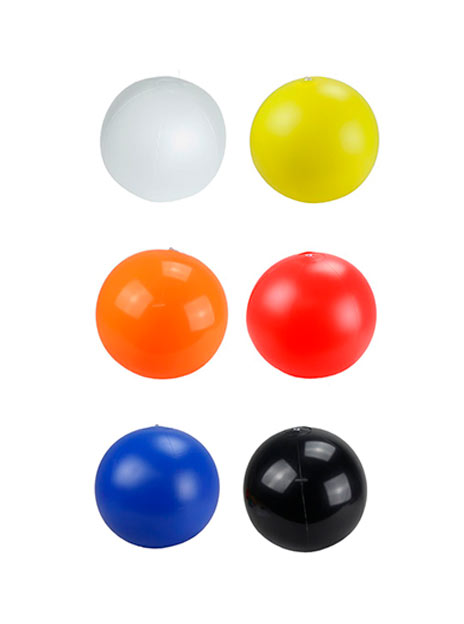
#> input picture PELOTASLISAS-COLORES.jpg, 464 x 624 px
$ jupyter execute Taller_1.ipynb
#> lines starting #> are read from the running program, lines starting #| are printed output that depends on the picture; after the words box and inside, x2 and y2 are one past the last pixel; in counts of white or black regions, pixels touching at a corner belong together
# Taller 1 Procesamiento de imagenes y visión
Autor : **Daniel Eduardo Ovalle Rosas**

*Descripción paso a paso*
1. Se cargarón las librerias de OpenCV y numpy para procesamiento de imagenes en python y manipular arreglos o matrices.
2. Cambio en el espacio de Color de la imagen de las pelotas lisas, con el objetivo de realizar segmentacion de color en el
espacio HSV y en escala de grises para quitarlas del fondo.

[cell 1]
import cv2 as cv
import numpy as np
import matplotlib.pyplot as plt

[cell 2]
img_original = cv.imread("PELOTASLISAS-COLORES.jpg")
#> img_original is the input picture: shape (624, 464, 3); mean B, G, R 211, 219.3, 233.1
#Cambio en los espacios de color (trabajare con escala de grises y HSV)
imgRGB =  cv.cvtColor(img_original,cv.COLOR_BGR2RGB)
img_gray = cv.cvtColor(img_original,cv.COLOR_BGR2GRAY)
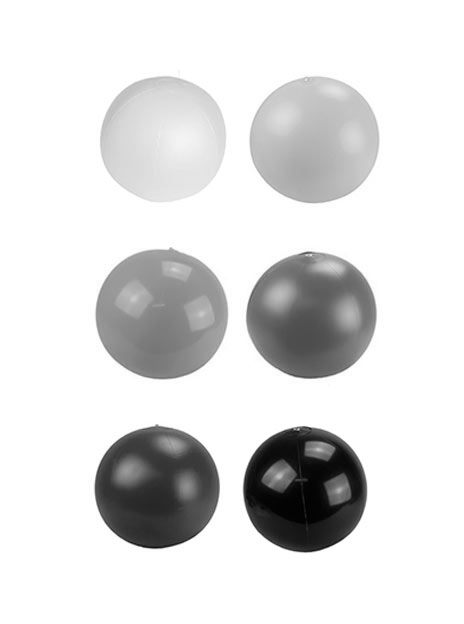
#> img_gray: shape (624, 464); min 0, max 255, mean 222.5
hsv_image = cv.cvtColor(img_original,cv.COLOR_BGR2HSV)
#> hsv_image: shape (624, 464, 3); mean H, S, V 18.1, 41.5, 239.8

3. En esta sección quite las pelotas de la imagen con el objetivo de quedarme con solo la mascara binaria.
Para esto realicé un proceso de umbralización, donde tome la imagen de las pelotas en escala de grises y le defini un umbral para dejar solo el fondo blanco. el resto toma un valor de 0.

Adicionalmente la convertí en una imagen de 3 canales. Esto para posteriormente poder realizar operaciones con las otras imagenes.

[cell 3]
#Imagen sin pelotas
ret, img_sbolas= cv.threshold(img_gray,243,255,cv.THRESH_BINARY)
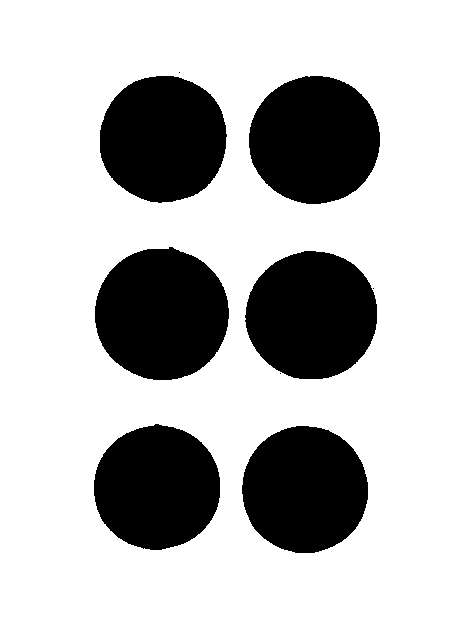
#> img_sbolas: shape (624, 464); 73% white; 9 black regions (3 under 20 px), largest, box (x1, y1, x2, y2) and area: (95, 247, 229, 380) 13932, (245, 251, 377, 379) 13279, (249, 76, 380, 204) 13184, (100, 76, 227, 203) 12743, (242, 426, 368, 553) 12590, (94, 424, 220, 550) 12376
mascara_img = np.ones_like(img_original)*255  #Creo un fondo blanco de 3 canales con el objetivo de aplicar la mascara al fondo
Sin_pelotas = cv.bitwise_and(mascara_img, mascara_img, mask=img_sbolas)   #Imagen sin pelotas de 3 canales. Para poder operarla
#> mascara_img: shape (624, 464, 3); every value is 255
cv.imshow("Imagen sin pelotas",Sin_pelotas)
dimension_Mascara =   Sin_pelotas.shape
#> dimension_Mascara = (624, 464, 3)
print("Dimensiones mascara",dimension_Mascara)
#| Dimensiones mascara (624, 464, 3)

cv.waitKey(0)
cv.destroyAllWindows()

Inicie con la segmentación por colores de la imagen. La idea es agregar una pelota una por una hasta completar 4.

Para esto tuve en cuenta el espacio de colores HSV, donde me base en la imagen "Espacio de Color HSV" encontrada en la carpeta.
Donde el valor de Hue en openCV toma valores de 0-180 , la saturación de 0-255 y value de 0-255.

A partir de esta imagen tome como criterio los valores de H,S,V correspondientes a cada color para tenerlos encuenta en mi umbral para obtener una mascara donde solo separe de la imagen la pelota con el color deseado.

Con la mascara de la imagen con el color deseado. Aplique un "and" entre las 2 imagenes para obtener una imagen con la pelota
que deseo separar.

Una vez con esto sumo la imagen donde esta la pelota separada con la mascara calculada en el inicio "la cual no tiene pelotas" y donde estaban las pelotas tiene un valor de 0, de este modo ese espacio se rellena con la pelota que deseo incluir en la imagen.

[cell 4]
Espacio_color_HSV = cv.imread("Espacio de Color HSV.png") #A partir de esta imagen definí los umbrales para H,S,V
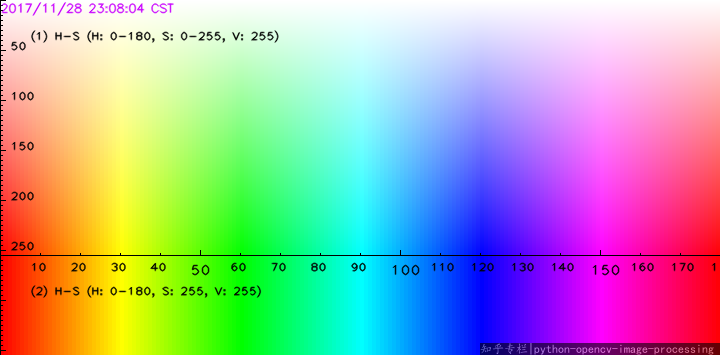
#> input picture Espacio de Color HSV.png, 720 x 355 px
#> Espacio_color_HSV is the input picture: shape (355, 720, 3); mean B, G, R 170.7, 171.1, 169.8

plt.figure(figsize=(10, 20))
plt.imshow(Espacio_color_HSV)
plt.xticks([])
plt.yticks([])

plt.title('Espacio de Color HSV')

[cell 5]
#Segmentación del color Naranja
orange_low = np.array([5, 60, 25])
orange_up = np.array([25, 255, 255])

orange_mask = cv.inRange(hsv_image,orange_low,orange_up)
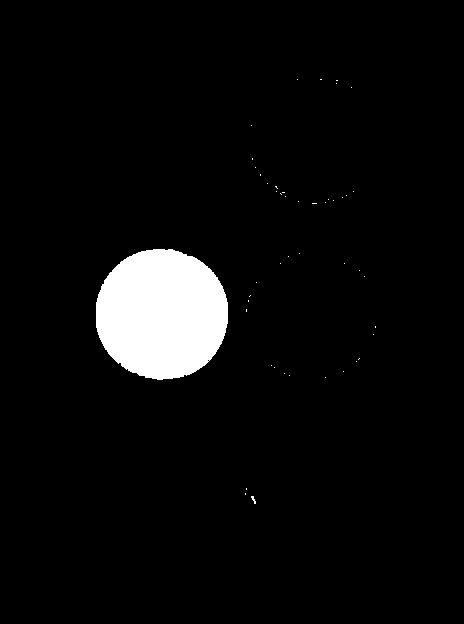
#> orange_mask: shape (624, 464); 4.8% white; 47 white regions (46 under 20 px), largest, box (x1, y1, x2, y2) and area: (96, 249, 228, 380) 13692

Naranjita =  cv.bitwise_and(img_original, img_original, mask= orange_mask)
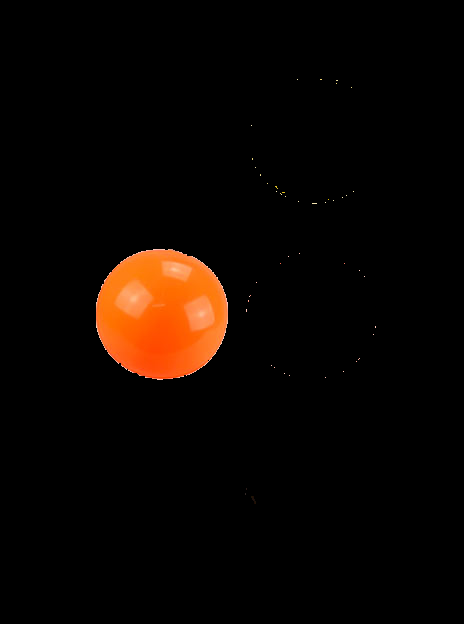
#> Naranjita: shape (624, 464, 3); mean B, G, R 1.5, 5.5, 12.1
dimension_Naranjita = Naranjita.shape
#> dimension_Naranjita = (624, 464, 3)

cv.imshow("BOLA NARANJA", Naranjita)
print("Dimensiones naranjita",dimension_Naranjita)
#| Dimensiones naranjita (624, 464, 3)

Resultado = cv.add(Naranjita,Sin_pelotas)
cv.imshow("Una Bola",Resultado)
cv.waitKey(0)
cv.destroyAllWindows()

[cell 6]
#Segmentación del Color Rojo tiene 2 umbrales
red_low =  np.array([0,60,25])
red_up = np.array([5,255,255])
red_low1 =  np.array([160,60,25])
red_up1 = np.array([180,255,255])

red_mask1 = cv.inRange(hsv_image,red_low,red_up)
#> red_mask1: shape (624, 464); 4.4% white; 30 white regions (29 under 20 px), largest, box (x1, y1, x2, y2) and area: (246, 251, 376, 379) 12564
red_mask2 = cv.inRange(hsv_image,red_low1,red_up1)
#> red_mask2: shape (624, 464); 0.18% white in thin lines or dots, all inside (x1, y1, x2, y2) = (135, 252, 377, 499)

Rojo1 =  cv.bitwise_and(img_original, img_original, mask= red_mask1)
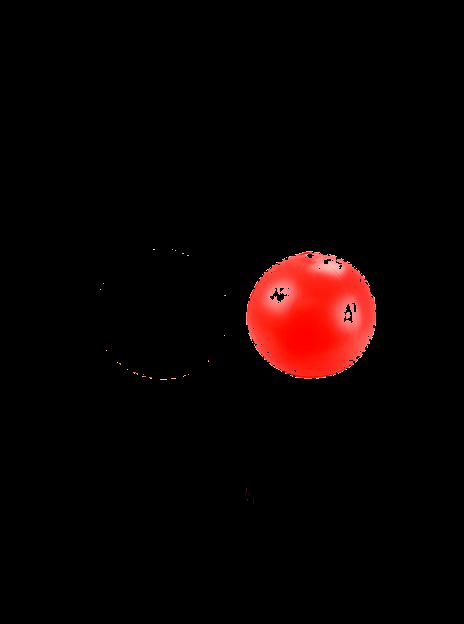
#> Rojo1: shape (624, 464, 3); mean B, G, R 2.1, 2.5, 11.1
Rojo2 =  cv.bitwise_and(img_original, img_original, mask= red_mask2)
Rojo = cv.add(Rojo1,Rojo2)

cv.imshow("Rojo1",Rojo1)
cv.imshow("Rojo2",Rojo2)
cv.imshow("ROJO BUENARDO",Rojo)

Resultado = cv.add(Rojo,Resultado)
cv.imshow("Dos Bolas",Resultado)

cv.waitKey(0)
cv.destroyAllWindows()

[cell 7]
#Segmentación del Color Azul
blue_low =  np.array([92,60,25])
blue_up = np.array([135,255,255])

blue_mask = cv.inRange(hsv_image,blue_low,blue_up)
#> blue_mask: shape (624, 464); 4.2% white; 57 white regions (54 under 20 px), largest, box (x1, y1, x2, y2) and area: (95, 425, 220, 549) 12043, (300, 439, 311, 457) 51, (351, 487, 355, 496) 20
Azul =  cv.bitwise_and(img_original, img_original, mask= blue_mask)
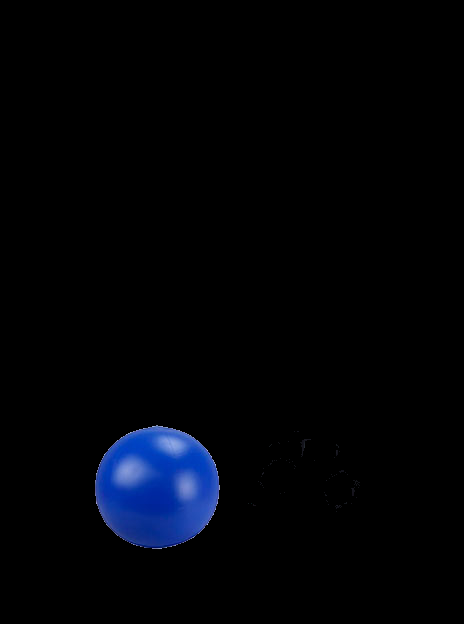
#> Azul: shape (624, 464, 3); mean B, G, R 7.3, 3, 1.3
cv.imshow("Azul",Azul)

Resultado = cv.add(Azul,Resultado)
cv.imshow("Tres Bolas",Resultado)

cv.waitKey(0)
cv.destroyAllWindows()

[cell 8]
#Segmentación del Color Amarillo
yellow_low =  np.array([25,60,25])
yellow_up = np.array([35,255,255])

yellow_mask = cv.inRange(hsv_image,yellow_low,yellow_up)
#> yellow_mask: shape (624, 464); 4.5% white; 1 white region, box (x1, y1, x2, y2) and area: (250, 76, 379, 203) 12943
Amarillo =  cv.bitwise_and(img_original, img_original, mask= yellow_mask)
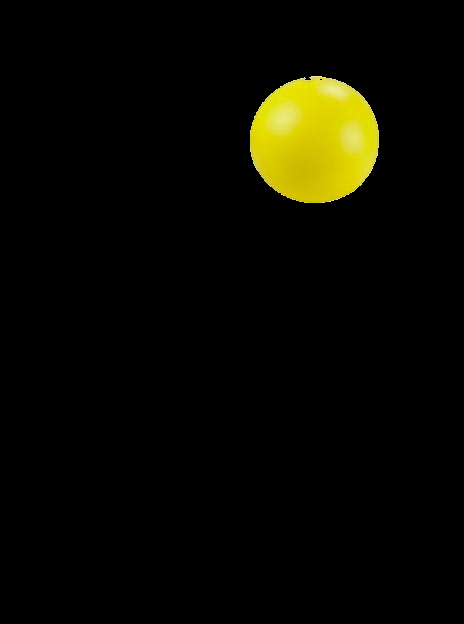
#> Amarillo: shape (624, 464, 3); mean B, G, R 1, 9.4, 9.9
cv.imshow("Negro",Amarillo)

Resultado = cv.add(Amarillo,Resultado)
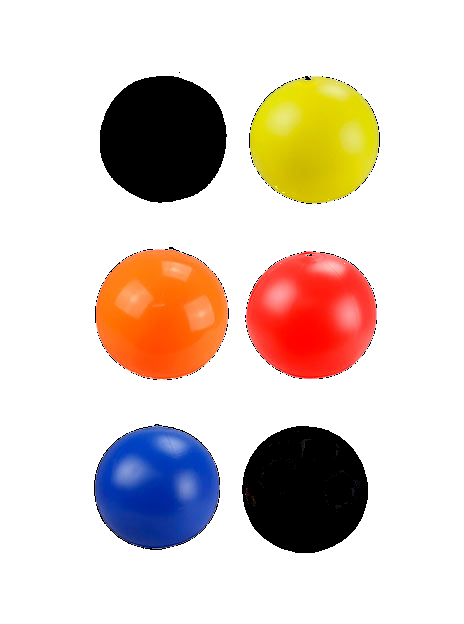
#> Resultado: shape (624, 464, 3); mean B, G, R 198.4, 206.9, 220.9
cv.imshow("Cuatro Bolas",Resultado)

cv.waitKey(0)
cv.destroyAllWindows()

#Resultados Obtenidos

[cell 9]
plt.figure(figsize=(15, 10))
plt.subplot(331)
plt.imshow(cv.cvtColor(img_original,cv.COLOR_RGB2BGR))
plt.title('Imagen Original')

plt.subplot(332)
plt.imshow(cv.cvtColor(Sin_pelotas,cv.COLOR_RGB2BGR))
plt.title('Imagen sin pelotas')

plt.subplot(333)
plt.imshow(cv.cvtColor(Naranjita,cv.COLOR_RGB2BGR))
plt.title('Pelota Naranja')

plt.subplot(334)
plt.imshow(cv.cvtColor(Rojo,cv.COLOR_RGB2BGR))
plt.title('Pelota Roja')

plt.subplot(335)
plt.imshow(cv.cvtColor(Azul,cv.COLOR_RGB2BGR))
plt.title('Pelota Azul')

plt.subplot(336)
plt.imshow(cv.cvtColor(Amarillo,cv.COLOR_RGB2BGR))
plt.title('Pelota Amarilla')


plt.subplot(338)
plt.imshow(cv.cvtColor(Resultado,cv.COLOR_RGB2BGR))
plt.title('Imagen con 4 Pelotas')

plt.tight_layout()
plt.show()
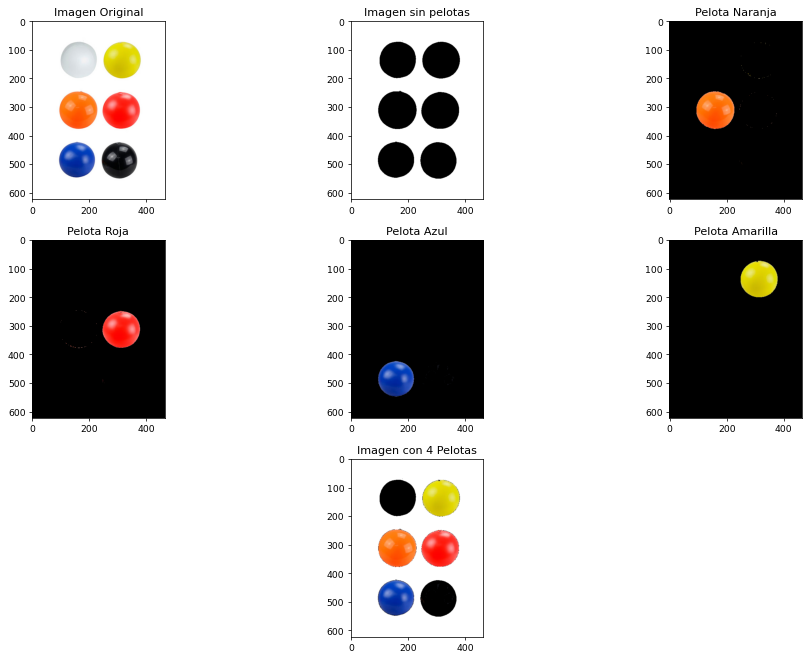
#> figure drawn by matplotlib, 7 panels
